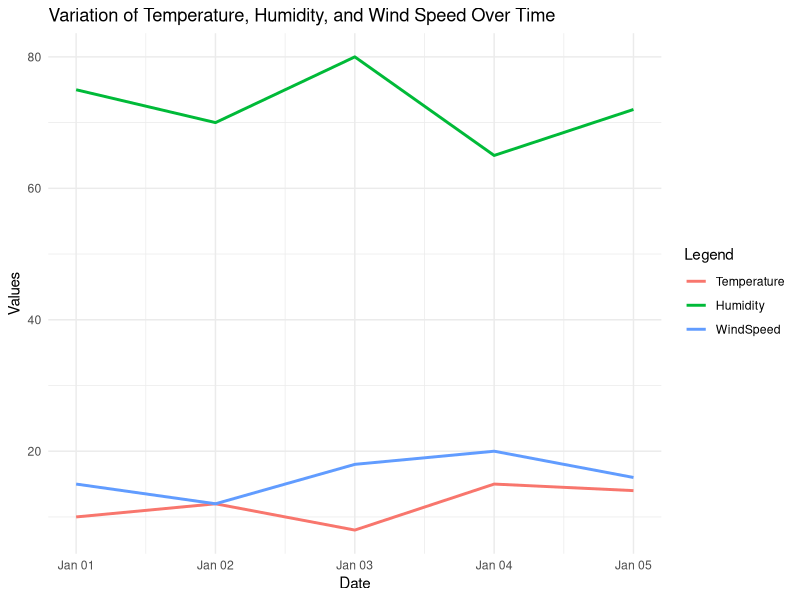
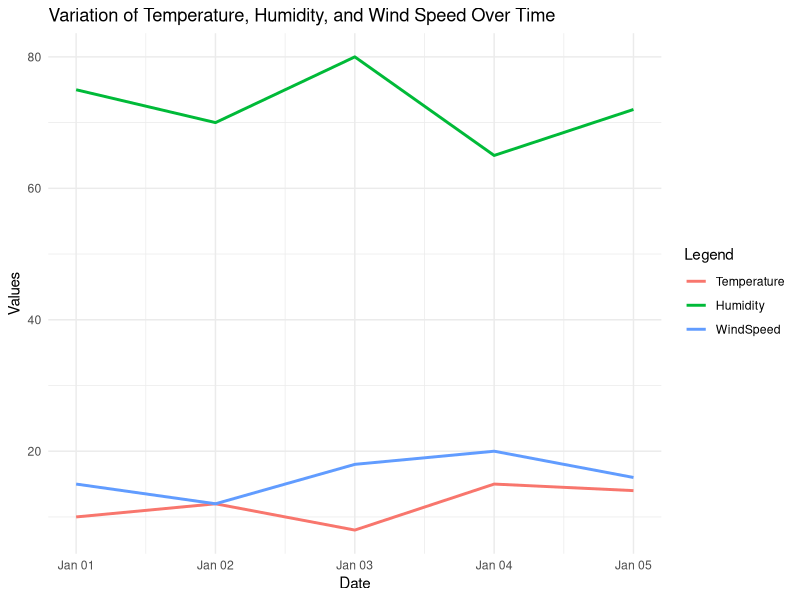
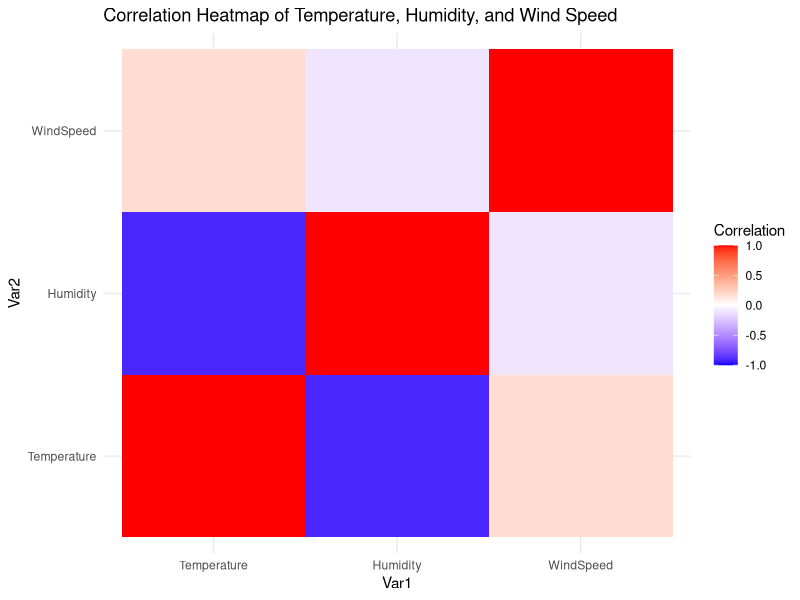

These charts were generated, in order, by the following R code:
# Load necessary libraries
library(ggplot2)

# Create the data
weather_data <- data.frame(
  Date = as.Date(c("2023-01-01", "2023-01-02", "2023-01-03", "2023-01-04", "2023-01-05")),
  Temperature = c(10, 12, 8, 15, 14),
  Humidity = c(75, 70, 80, 65, 72),
  WindSpeed = c(15, 12, 18, 20, 16)
)

# Reshape data for easier plotting
weather_melted <- reshape2::melt(weather_data, id.vars = "Date")

# Line plot to see variation in Temperature, Humidity, and Wind Speed
ggplot(weather_melted, aes(x = Date, y = value, color = variable)) +
  geom_line(size = 1) +
  labs(title = "Variation of Temperature, Humidity, and Wind Speed Over Time", 
       x = "Date", y = "Values", color = "Legend") +
  theme_minimal()

# Load necessary libraries
library(ggplot2)

# Create the data
weather_data <- data.frame(
  Date = as.Date(c("2023-01-01", "2023-01-02", "2023-01-03", "2023-01-04", "2023-01-05")),
  Temperature = c(10, 12, 8, 15, 14),
  Humidity = c(75, 70, 80, 65, 72),
  WindSpeed = c(15, 12, 18, 20, 16)
)

# Reshape data for easier plotting
weather_melted <- reshape2::melt(weather_data, id.vars = "Date")

# Line plot to see variation in Temperature, Humidity, and Wind Speed
ggplot(weather_melted, aes(x = Date, y = value, color = variable)) +
  geom_line(size = 1) +
  labs(title = "Variation of Temperature, Humidity, and Wind Speed Over Time", 
       x = "Date", y = "Values", color = "Legend") +
  theme_minimal()
# Correlation heatmap
corr_matrix <- cor(weather_data[, -1])

library(reshape2)
melted_corr_matrix <- melt(corr_matrix)

ggplot(data = melted_corr_matrix, aes(x = Var1, y = Var2, fill = value)) +
  geom_tile() +
  scale_fill_gradient2(low = "blue", high = "red", mid = "white", 
                       midpoint = 0, limit = c(-1, 1), space = "Lab", 
                       name="Correlation") +
  labs(title = "Correlation Heatmap of Temperature, Humidity, and Wind Speed") +
  theme_minimal()
